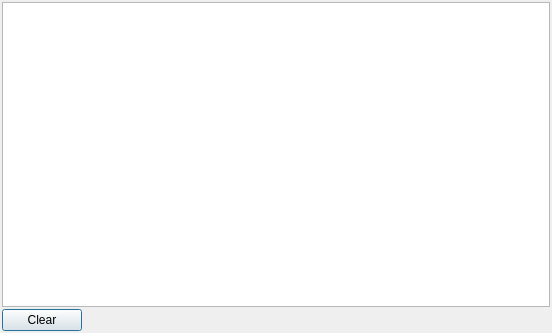
<?xml version="1.0" encoding="UTF-8"?>
<ui version="4.0">
 <class>Console</class>
 <widget class="QDialog" name="Console">
  <property name="geometry">
   <rect>
    <x>0</x>
    <y>0</y>
    <width>552</width>
    <height>333</height>
   </rect>
  </property>
  <property name="windowTitle">
   <string>Console</string>
  </property>
  <property name="windowIcon">
   <iconset resource="../res/icons.qrc">
    <normaloff>:/monokuma-green.png</normaloff>:/monokuma-green.png</iconset>
  </property>
  <layout class="QVBoxLayout" name="verticalLayout">
   <property name="spacing">
    <number>2</number>
   </property>
   <property name="margin">
    <number>2</number>
   </property>
   <item>
    <widget class="XLoggerWidget" name="txtConsole"/>
   </item>
   <item>
    <layout class="QHBoxLayout" name="horizontalLayout">
     <item>
      <widget class="QPushButton" name="pushButton">
       <property name="text">
        <string>Clear</string>
       </property>
      </widget>
     </item>
     <item>
      <spacer name="horizontalSpacer">
       <property name="orientation">
        <enum>Qt::Horizontal</enum>
       </property>
       <property name="sizeHint" stdset="0">
        <size>
         <width>40</width>
         <height>20</height>
        </size>
       </property>
      </spacer>
     </item>
    </layout>
   </item>
  </layout>
 </widget>
 <customwidgets>
  <customwidget>
   <class>XLoggerWidget</class>
   <extends>QTextEdit</extends>
   <header>projexui.xloggerwidget</header>
  </customwidget>
 </customwidgets>
 <resources>
  <include location="../res/icons.qrc"/>
 </resources>
 <connections>
  <connection>
   <sender>pushButton</sender>
   <signal>clicked()</signal>
   <receiver>txtConsole</receiver>
   <slot>clear()</slot>
   <hints>
    <hint type="sourcelabel">
     <x>29</x>
     <y>274</y>
    </hint>
    <hint type="destinationlabel">
     <x>50</x>
     <y>167</y>
    </hint>
   </hints>
  </connection>
 </connections>
</ui>
